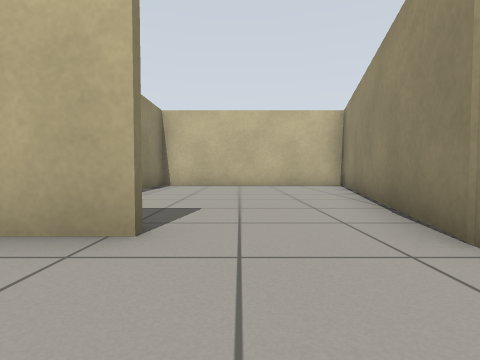
[1] (above)

16 first-person views from a walk through a world built for the Gazebo simulator. The camera is 0.5 m above the floor, tilts 2° down and sees 85° across. The floor is counted in squares, 1 m on a side. Each view is taken from the middle of a square. On the plan, view 1 faces up. The plan holds only what a view shows up to about 9 squares ahead; the rest is blank. Robots are left out. Simple patterns stand in for the simulator's built-in surfaces.

[2]
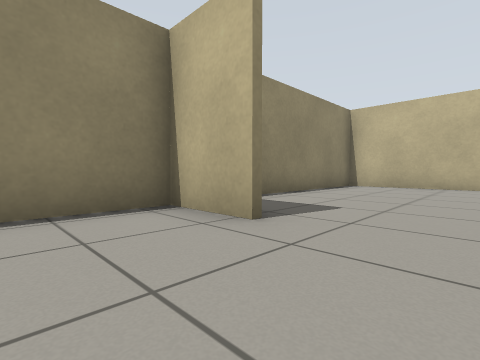

[3]
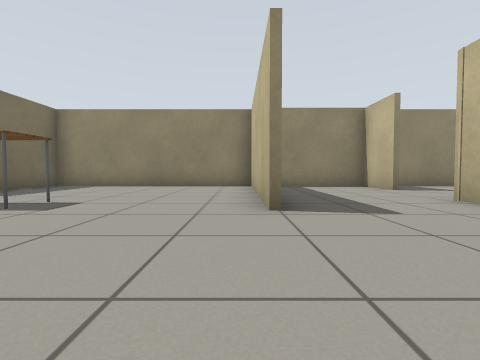

[4]
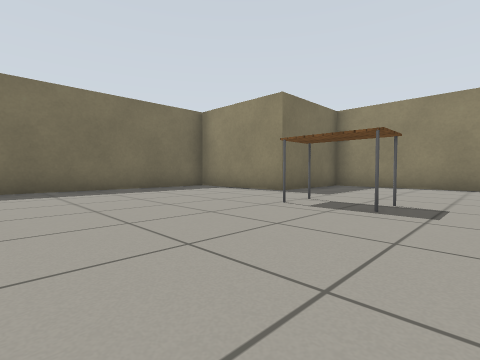

[5]
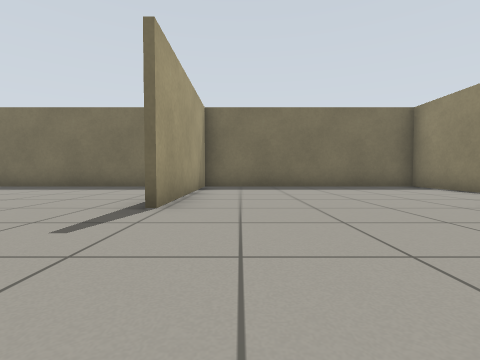

[6]
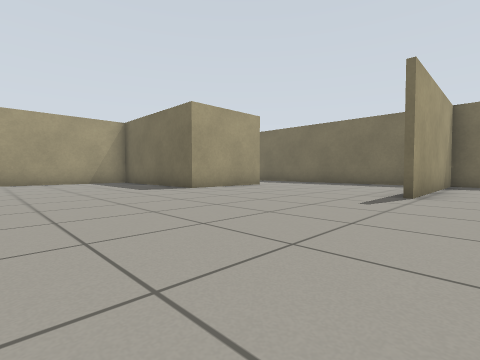

[7]
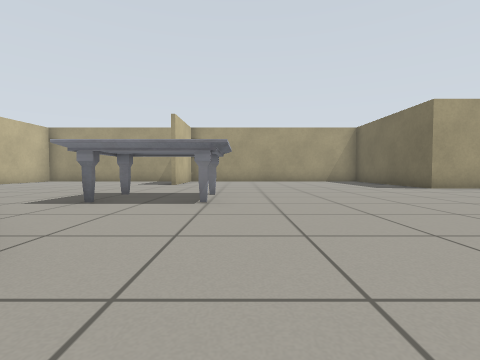

[8]
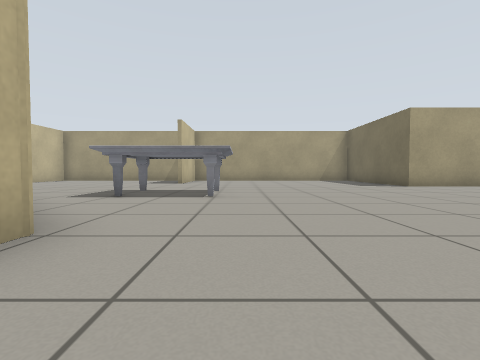

[9]
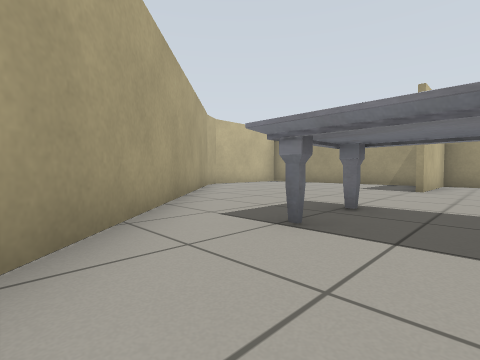

[10]
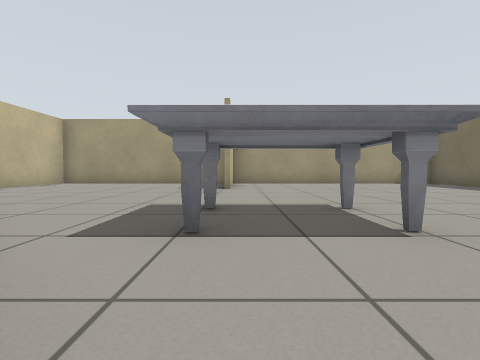

[11]
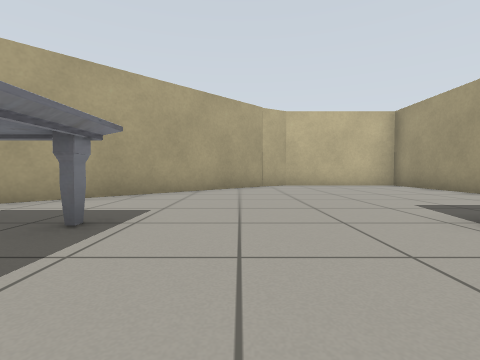

[12]
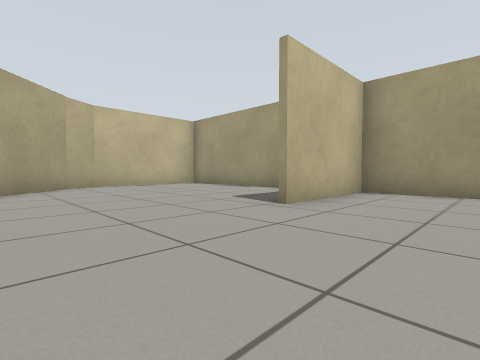

[13]
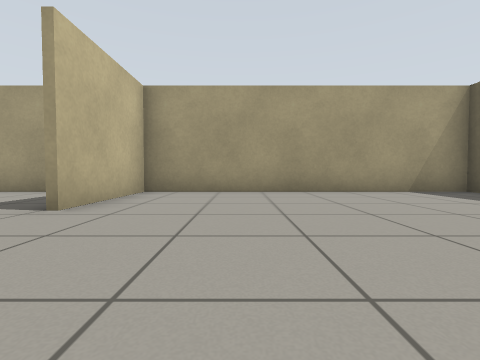

[14]
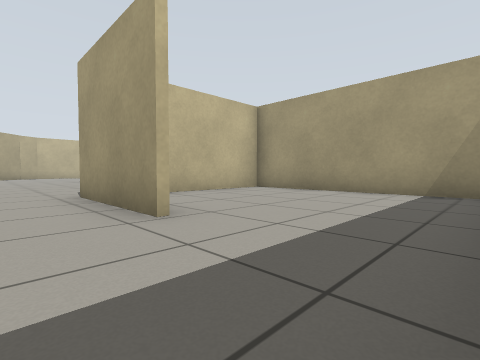

[15]
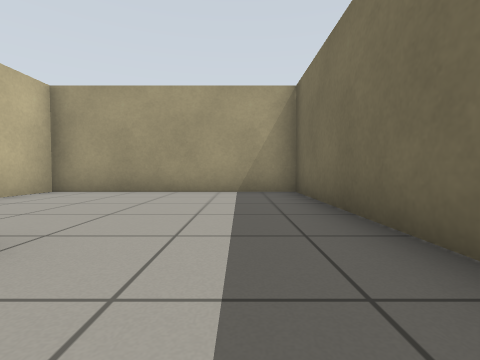

[16]
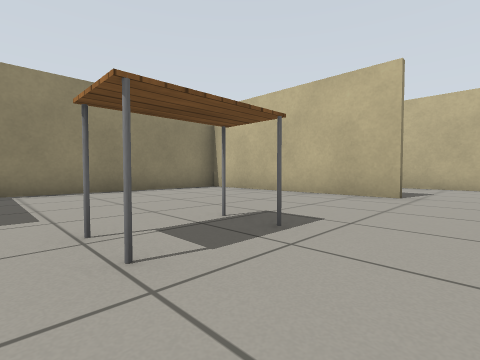

### Floor plan
Ten units are one square. View 1 is at (0, 0); x grows to the right and y downward. Boxes are objects, and circles mark ways between rooms. Rooms are numbered by the first view taken in them; rooms with no view inside come last. Other rooms are left out.
<svg viewBox="-31 -95 208 213">
<path fill="none" stroke="#000" d="M-7 -20 -24 -20 -24 7M27 16 -26 16 -26 80 5 80 5 113 71 113 71 64M124 85 124 54 172 54M36 -16 15 -16M83 113 172 113 172 -90M172 55 141 55M172 -23 142 -23M128 -84 70 -26M136 -89 127 -84M172 -87 135 -87M15 -16 34 -87 -26 -87 -26 -31"/>
<rect x="15" y="45" width="10" height="20" fill="#bbb"><title>table</title></rect>
<rect x="85" y="-35" width="30" height="40" fill="#bbb"><title>marble table</title></rect>
<circle cx="20" cy="-5" r="3" fill="#2a7"/>
<circle cx="5" cy="-20" r="3" fill="#2a7"/>
<text x="0" y="-10">1</text>
<text x="90" y="30">2</text>
<text x="0" y="-60">3</text>
</svg>
Room 1 opens to room 2. Room 1 opens to room 3.

Where each view was taken, in squares from view 1:
view 1: 0 up, 0 right, facing up
view 2: 0 up, 1 right, facing up-left
view 3: 2 down, 6 right, facing left
view 4: 4 down, 6 right, facing down-left
view 5: 3 down, 6 right, facing down
view 6: 1 down, 6 right, facing down-right
view 7: 0 up, 5 right, facing right
view 8: 0 up, 4 right, facing right
view 9: 1 up, 7 right, facing up-right
view 10: 2 up, 7 right, facing right
view 11: 0 up, 12 right, facing up
view 12: 0 up, 11 right, facing up-right
view 13: 0 up, 11 right, facing right
view 14: 11 down, 11 right, facing up-right
view 15: 10 down, 11 right, facing right
view 16: 7 down, 4 right, facing up-left
